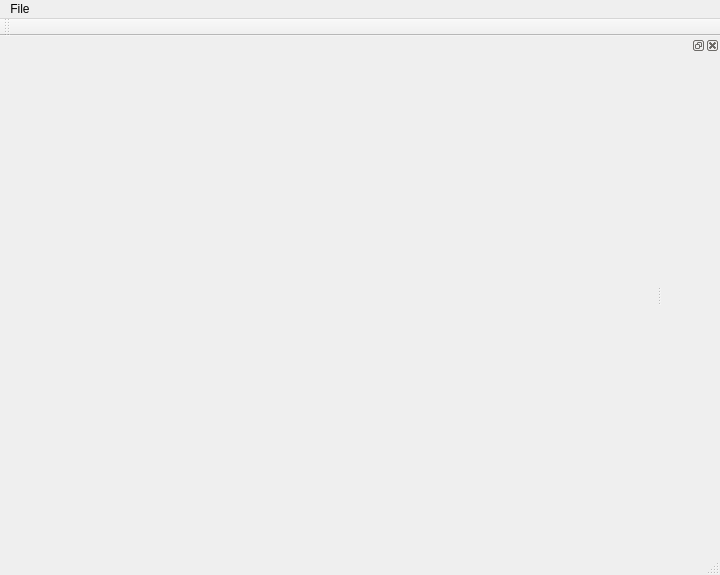
<?xml version="1.0" encoding="UTF-8"?>
<ui version="4.0">
 <class>MainWindow</class>
 <widget class="QMainWindow" name="MainWindow">
  <property name="geometry">
   <rect>
    <x>0</x>
    <y>0</y>
    <width>720</width>
    <height>575</height>
   </rect>
  </property>
  <property name="windowTitle">
   <string>Builder</string>
  </property>
  <widget class="QWidget" name="centralWidget"/>
  <widget class="QMenuBar" name="menuBar">
   <property name="geometry">
    <rect>
     <x>0</x>
     <y>0</y>
     <width>720</width>
     <height>22</height>
    </rect>
   </property>
   <widget class="QMenu" name="menuFile">
    <property name="title">
     <string>File</string>
    </property>
    <addaction name="actionSave"/>
    <addaction name="actionOpen"/>
    <addaction name="separator"/>
    <addaction name="actionQuit"/>
   </widget>
   <addaction name="menuFile"/>
  </widget>
  <widget class="QToolBar" name="mainToolBar">
   <attribute name="toolBarArea">
    <enum>TopToolBarArea</enum>
   </attribute>
   <attribute name="toolBarBreak">
    <bool>false</bool>
   </attribute>
  </widget>
  <widget class="QStatusBar" name="statusBar"/>
  <widget class="QDockWidget" name="dockWidget">
   <attribute name="dockWidgetArea">
    <number>2</number>
   </attribute>
   <widget class="QScadaObjectInfoDialog" name="widgetObjectParametrs"/>
  </widget>
  <action name="actionSave">
   <property name="text">
    <string>Save</string>
   </property>
  </action>
  <action name="actionOpen">
   <property name="text">
    <string>Open</string>
   </property>
  </action>
  <action name="actionQuit">
   <property name="text">
    <string>Quit</string>
   </property>
  </action>
 </widget>
 <layoutdefault spacing="6" margin="11"/>
 <customwidgets>
  <customwidget>
   <class>QScadaObjectInfoDialog</class>
   <extends>QWidget</extends>
   <header>QScadaObject/qscadaobjectinfodialog.h</header>
   <container>1</container>
  </customwidget>
 </customwidgets>
 <resources/>
 <connections/>
</ui>
